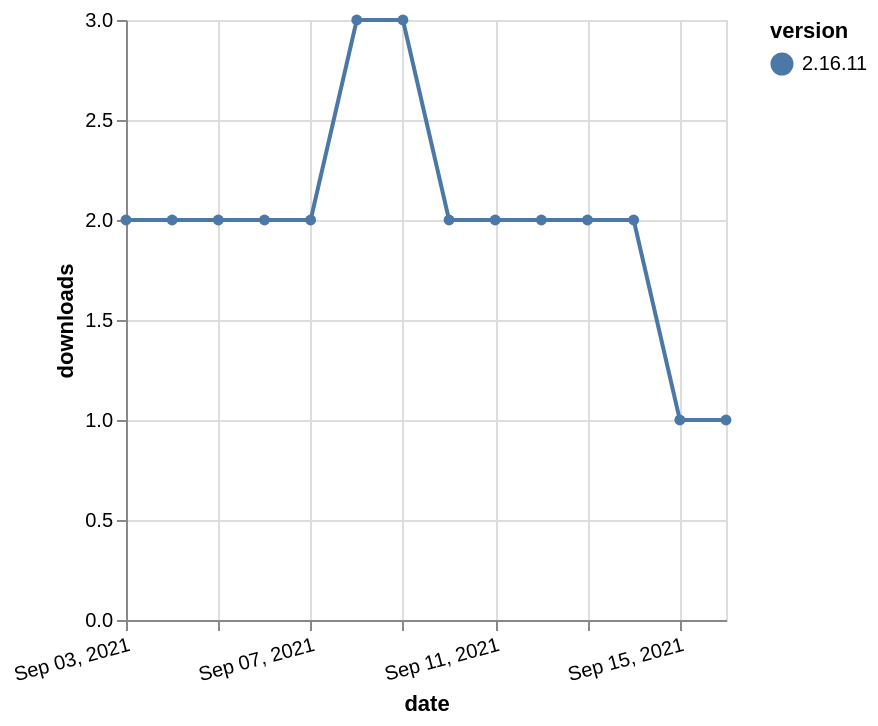

Vega-Lite specification stored for this chart:
### Vega-Lite specification from a JSON file in a GitHub repository (floating-point values rounded to 4 significant figures)
{"$schema": "https://vega.github.io/schema/vega-lite/v5.json", "description": "A simple bar chart with embedded data.", "data": {"values": [{"date": "2021-09-03", "total": 2042, "delta": 2, "version": "2.16.11"}, {"date": "2021-09-04", "total": 2044, "delta": 2, "version": "2.16.11"}, {"date": "2021-09-05", "total": 2046, "delta": 2, "version": "2.16.11"}, {"date": "2021-09-06", "total": 2048, "delta": 2, "version": "2.16.11"}, {"date": "2021-09-07", "total": 2050, "delta": 2, "version": "2.16.11"}, {"date": "2021-09-08", "total": 2053, "delta": 3, "version": "2.16.11"}, {"date": "2021-09-09", "total": 2056, "delta": 3, "version": "2.16.11"}, {"date": "2021-09-10", "total": 2058, "delta": 2, "version": "2.16.11"}, {"date": "2021-09-11", "total": 2060, "delta": 2, "version": "2.16.11"}, {"date": "2021-09-12", "total": 2062, "delta": 2, "version": "2.16.11"}, {"date": "2021-09-13", "total": 2064, "delta": 2, "version": "2.16.11"}, {"date": "2021-09-14", "total": 2066, "delta": 2, "version": "2.16.11"}, {"date": "2021-09-15", "total": 2067, "delta": 1, "version": "2.16.11"}, {"date": "2021-09-16", "total": 2068, "delta": 1, "version": "2.16.11"}]}, "width": "container", "mark": {"type": "line", "point": {"filled": true}}, "encoding": {"x": {"field": "date", "type": "temporal", "timeUnit": "yearmonthdate", "title": "date", "axis": {"labelAngle": -15}}, "y": {"field": "delta", "type": "quantitative", "title": "downloads"}, "color": {"field": "version", "type": "nominal"}, "tooltip": {"field": "delta"}}}
